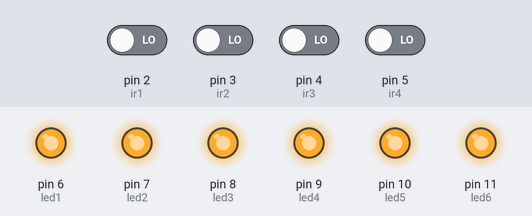
The sketch below on a simulated Arduino Uno, built with avr-gcc and run on an emulated ATmega328P. Parts: output pins drawn as LEDs (lit = HIGH). The test bench sets the inputs (shaded band); at power-on: pin 2 (ir1), pin 3 (ir2), pin 4 (ir3), pin 5 (ir4) LOW.

Above: at 1.2 s.
1.3 s: pin 3 (ir2) driven HIGH
At 2.1 s:
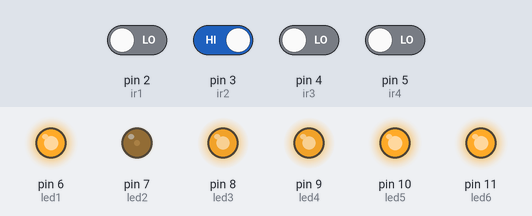
2.8 s: pin 2 (ir1) driven HIGH
At 3.9 s:
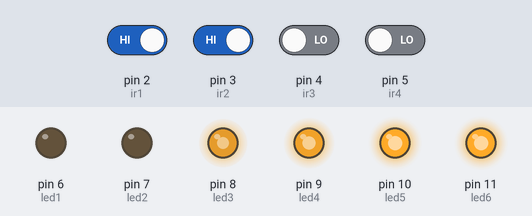
4.3 s: pin 4 (ir3) driven HIGH
At 5.1 s:
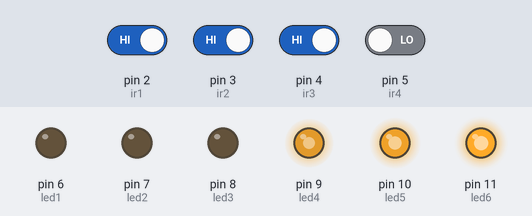
5.8 s: pin 5 (ir4) driven HIGH
At 6.2 s:
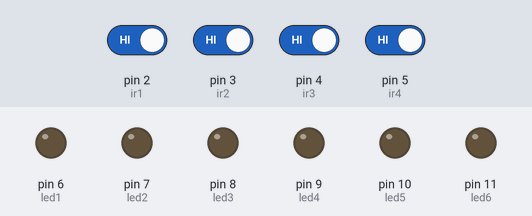
7.3 s: pin 2 (ir1) driven LOW
At 7.8 s:
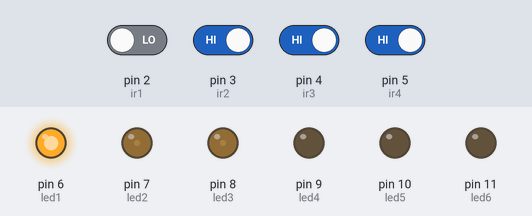
8.8 s: pin 3 (ir2) driven LOW
At 9.7 s:
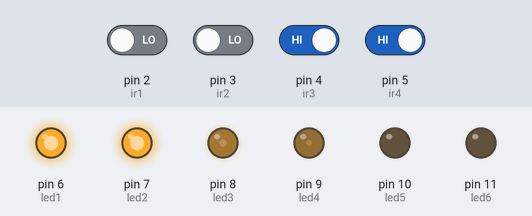
Timing chart, 0 to 11.3 s (numbered marks = the images above; inputs shaded):
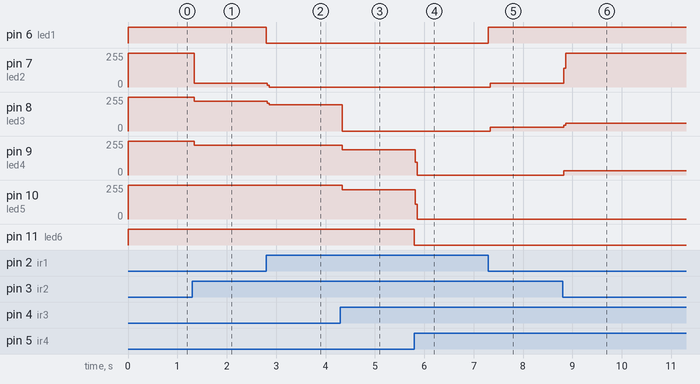

Measured:
- after the input at 1.3 s, pin 7 (led2): 255/255 → 28/255 at once; pin 8 (led3), pin 9 (led4): 255/255 → 224/255 at once
- after the input at 2.8 s, pin 6 (led1): HIGH → LOW at once; pin 7 (led2): 28/255 → 0/255 at once; pin 8 (led3): 224/255 → 196/255 at once
- after the input at 4.3 s, pin 8 (led3): 196/255 → 0/255 at once; pin 9 (led4): 224/255 → 190/255 at once; pin 10 (led5): 255/255 → 220/255 at once
- after the input at 5.8 s, pin 9 (led4): 190/255 → 0/255 at once; pin 10 (led5): 220/255 → 0/255 at once; pin 11 (led6): HIGH → LOW at once
- after the input at 7.3 s, pin 6 (led1): LOW → HIGH at once; pin 7 (led2), pin 8 (led3): 0/255 → 28/255 at once
- after the input at 8.8 s, pin 7 (led2): 28/255 → 255/255 at once; pin 8 (led3): 28/255 → 59/255 at once; pin 9 (led4): 0/255 → 31/255 at once

The sketch:

code.ino
```cpp
int ir1=2;
int ir2=3;
int ir3=4;
int ir4=5;
int led1=6;
int led2=7;
int led3=8;
int led4=9;
int led5=10;
int led6=11;
int proxy1=0;
int proxy2=0;
int proxy3=0;
int proxy4=0;
void setup()
{
pinMode(ir1,INPUT);
pinMode(ir2,INPUT);
pinMode(ir3,INPUT);
pinMode(ir4,INPUT);
pinMode(led1,OUTPUT);
pinMode(led2,OUTPUT);
pinMode(led3,OUTPUT);
pinMode(led4,OUTPUT);
pinMode(led5,OUTPUT);
pinMode(led6,OUTPUT);
}
void loop(){
proxy1=digitalRead(ir1);
proxy2=digitalRead(ir2);
proxy3=digitalRead(ir3);
proxy4=digitalRead(ir4);
if(proxy1==HIGH)
{
digitalWrite(led1,LOW);
digitalWrite(led2,LOW);
digitalWrite(led3,LOW);
}
else
{
digitalWrite(led1,HIGH);
digitalWrite(led2,HIGH);
digitalWrite(led3,HIGH);
}if(proxy2==HIGH)
{
digitalWrite(led2,LOW);
digitalWrite(led3,LOW);
digitalWrite(led4,LOW);
}
else
{
digitalWrite(led2,HIGH);
digitalWrite(led3,HIGH);
digitalWrite(led4,HIGH);
}
if(proxy3==HIGH)
{
digitalWrite(led3,LOW);
digitalWrite(led4,LOW);
digitalWrite(led5,LOW);
}
else
{
digitalWrite(led3,HIGH);
digitalWrite(led4,HIGH);
digitalWrite(led5,HIGH);
}
if(proxy4==HIGH)
{
digitalWrite(led4,LOW);
digitalWrite(led5,LOW);
digitalWrite(led6,LOW);
}
else
{
digitalWrite(led4,HIGH);
digitalWrite(led5,HIGH);
digitalWrite(led6,HIGH);
}
}
```
